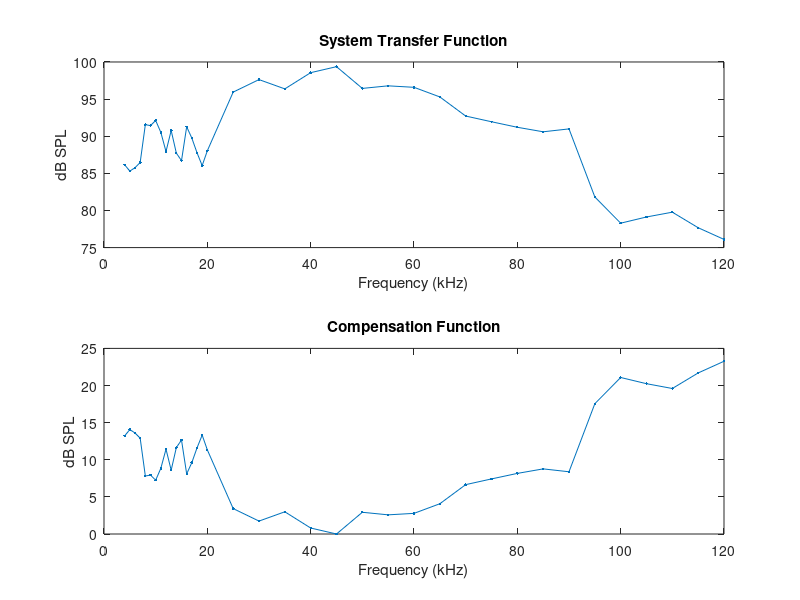

MATLAB code to generate this figure: (Note: this script raises an error after producing the figure.)

%
% Proposed order for calibration:
% 
% 
% 1) load xfer function
% 		
% 2) load .wav file
% 
% 3) determine max/min of xfer function


% frequencies
Fs = 500000;
Fmin = 100;
Fmax = 100000;
stimdur = 500;
corr_frange = [5000 100000];

MIN_DB = -120;

CALLPATH = '~/Work/Data/Audio/BatCalls';
callname = 'app1.wav';


%% load xfer function data
load('TDT3972_5V_MicNoScreen_cal.mat', '-MAT', 'caldata');

% pull out freq and magnitude (SPL) data
F = caldata.freq;
H = caldata.mag(1, :);
% plot
figure(1)
subplot(211)
plot(F*0.001, H, '.-')
xlabel('Frequency (kHz)')
ylabel('dB SPL')
title('System Transfer Function')

% normalize to peak of xfer function
% find peak, peak index
hpeak = max(H)

% normalize by finding deviation from peak
Hnorm = hpeak - H;

% plot
subplot(212)
plot(F*0.001, Hnorm, '.-')
xlabel('Frequency (kHz)')
ylabel('dB SPL')
title('Compensation Function')

%% synthesize test noise from min(F) to max(F)
s = synmononoise_fft(stimdur, Fs, Fmin, Fmax, 1, 0);
s = normalize(s);
% s = synmonosine(stimdur, Fs, Fsine, 1, 0);
% plot spectrum of s
[fraw, magraw] = daqdbfft(s, Fs, length(s));
figure(2)
tvec = 1000 * (0:(length(s)-1)) ./ Fs;
subplot(221)
plot(tvec, s)
title('Test signal')
xlabel('time (milliseconds)')
ylabel('V')

subplot(222)
plot(0.001*fraw, magraw);
title('Test Signal Spectrum')
xlabel('freq (kHz)')
ylabel('dB')
ylim([-120 -40])


%% get fft of test noise

% length of signal
Nsignal = length(s);
% for speed's sake, get the nearest power of 2 to the desired output length
NFFT = 2.^(nextpow2(Nsignal));
% fft
S = fft(s, NFFT);
%non-redundant points are kept
Nunique = NFFT/2;
Sunique = S(1:Nunique);
% get the magnitudes of the FFT  and scale by 2 because we're taking only
% half of the points from the "full" FFT vector S;
Smag = abs(Sunique)/Nsignal;
Smag(2:end) = 2*Smag(2:end);
% get phase
Sphase = angle(Sunique);
% convert to db (need to avoid log(0))
tmp = Smag;
tmp(tmp==0) = 1e-17; 
SdBmag = db(tmp);
clear tmp;
% build frequency vector
% This is an evenly spaced frequency vector with Nunique points.
% scaled by the Nyquist frequency (Fn ==1/2 sample freq.)
f = (Fs/2)*linspace(0, 1, NFFT/2);


%% apply correction (BOOST method)
% 
% procedure:	find compensation values for frequency range for which there is
%					calibration data and apply to FFT, then iFFT to get corrected version

if corr_frange(1) < min(caldata.freq)
	corr_frange(1) = min(caldata.freq);
end
if corr_frange(2) > max(caldata.freq)
	corr_frange(2) = max(caldata.freq);
end

% first, need to find max, min of calibration range
valid_indices = find(between(f, corr_frange(1), corr_frange(2))==1);
% check to make sure there is overlap in ranges
if isempty(valid_indices)
	error('%s: mismatch between FFT frequencies and calibration range', mfilename);
end
% then, get the frequencies for that range
corr_f = f(valid_indices);
% interpolate to get the correction values (in dB!)
corr_vals = interp1(F, Hnorm, corr_f);

% create adjusted magnitude vector from Smag (in dB)
SdBadj = SdBmag;
% apply correction
SdBadj(valid_indices) = SdBadj(valid_indices) + corr_vals;

% set freqs below 4KHz to MINDB
sub4indices = find(f < 4000);
if ~isempty(sub4indices)
	SdBadj(sub4indices) = MIN_DB * ones(size(SdBadj(sub4indices)));
end

% plot spectrum
figure(3)
subplot(211)
plot(0.001*f, SdBadj)
title('Compensated Signal Spectrum (dB)')
xlabel('freq (kHz)')
ylabel('dB')

% convert back to linear scale...
Sadj = invdb(SdBadj);
% and plot
subplot(212)
plot(0.001*f, Sadj)
title('Compensated Signal Spectrum (linear)')
xlabel('freq (kHz)')
ylabel('arbitrary values')

% scale for length of signal and divide by 2 to scale for conversion to 
% full FFT before inverse FFT
Sadj = Nsignal * Sadj ./ 2;
% create compensated time domain signal from spectrum
[sadj, Sfull] = synverse(Sadj, Sphase, 'DC', 'no');
sadj = normalize(sadj(1:Nsignal));

% plot compensated signal
[fadj, magadj] = daqdbfft(sadj, Fs, length(sadj));
figure(2)
subplot(223)
plot(tvec, sadj)
title('Compensated Signal')
xlabel('time (milliseconds)')
ylabel('V')

subplot(224)
plot(0.001*fadj, magadj);
title('Compensated Signal Spectrum')
xlabel('freq (kHz)')
ylabel('dB')
ylim([-120 -40])



%% test signal


% load signal
[b, Fs, nbits, opts] = wavread(fullfile(CALLPATH, callname));
b = normalize(b)';
b = sin2array(b, 1, Fs);
% get fft of test signal
% length of signal
Nsignal = length(b);
% for speed's sake, get the nearest power of 2 to the desired output length
NFFT = 2.^(nextpow2(Nsignal));
% fft
B = fft(b, NFFT);
%non-redundant points are kept
Nunique = NFFT/2;
Bunique = B(1:Nunique);
% get the magnitudes of the FFT  and scale by 2 because we're taking only
% half of the points from the "full" FFT vector S;
Bmag = abs(Bunique)/Nsignal;
Bmag(2:end) = 2*Bmag(2:end);
% get phase
Bphase = angle(Bunique);
% convert to db (need to avoid log(0))
tmp = Bmag;
tmp(tmp==0) = 1e-17; 
BdBmag = db(tmp);
clear tmp;
% build frequency vector
% This is an evenly spaced frequency vector with Nunique points.
% scaled by the Nyquist frequency (Fn ==1/2 sample freq.)
f = (Fs/2)*linspace(0, 1, NFFT/2);


% apply correction (BOOST method)
% first, need to find max, min of calibration range
valid_indices = find(between(f, corr_frange(1), corr_frange(2))==1);
% check to make sure there is overlap in ranges
if isempty(valid_indices)
	error('%s: mismatch between FFT frequencies and calibration range', mfilename);
end
% then, get the frequencies for that range
corr_f = f(valid_indices);
% interpolate to get the correction values (in dB!)
corr_vals = interp1(F, Hnorm, corr_f);

% create adjusted magnitude vector from Smag (in dB)
BdBadj = BdBmag;
% apply correction
BdBadj(valid_indices) = BdBadj(valid_indices) + corr_vals;

% set freqs below 4KHz to MINDB
sub4indices = find(f < 4000);
if ~isempty(sub4indices)
	BdBadj(sub4indices) = MIN_DB * ones(size(BdBadj(sub4indices)));
end

% convert back to linear scale...
Badj = invdb(BdBadj);
% scale for length of signal and divide by 2 to scale for conversion to 
% full FFT before inverse FFT
Badj = Nsignal * Badj ./ 2;
% create compensated time domain signal from spectrum
[badj, Bfull] = synverse(Badj, Bphase, 'DC', 'no');
badj = normalize(badj(1:Nsignal));
% plot compensated signal
[f2, bmag2] = daqdbfft(badj, Fs, length(badj));

figure(6)


% plot raw signal
figure(6)
subplot(221)
plot(b);
subplot(222)
plot(0.001*f, BdBmag);
title('Call Spectrum')
xlabel('freq (kHz)')
ylabel('dB')
ylim([-150 -45])

subplot(223)
plot(badj)
title('compensated signal')
subplot(224)
plot(0.001*f2, bmag2);
title('Compensated Spectrum')
xlabel('freq (kHz)')
ylim([-150 -45])
